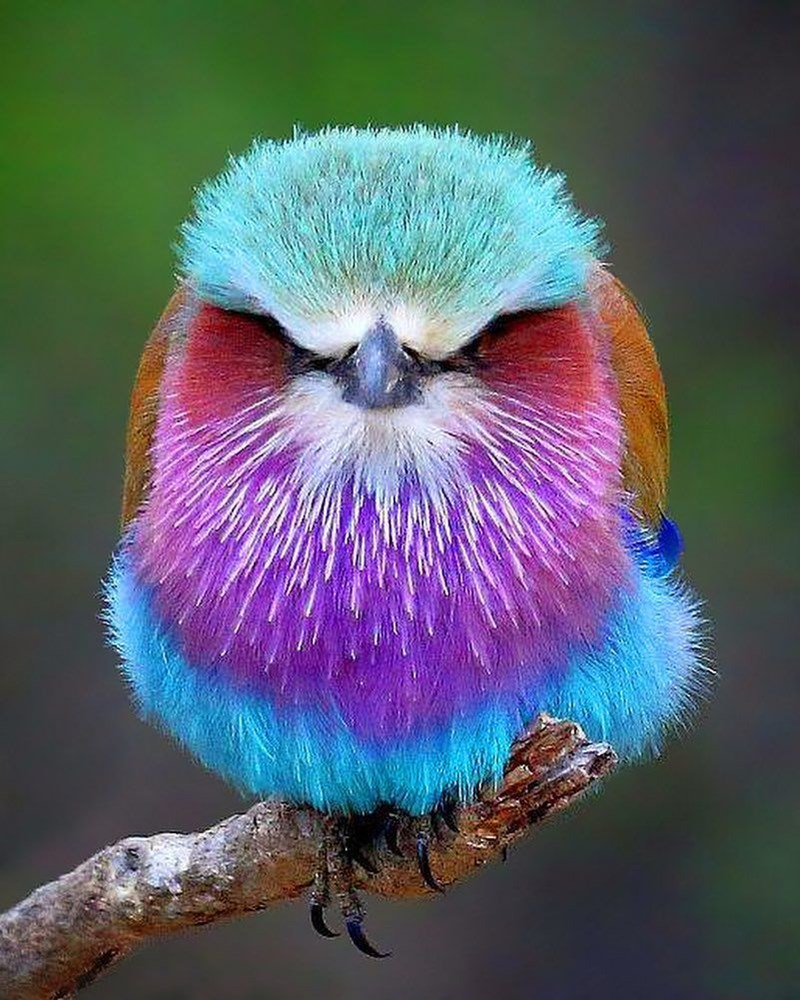
#> input picture python-goruntuisleme/resimilecalısma/abss.jpg, 800 x 1000 px
$ python main.py   (older library calls are emulated)
#> lines starting #> are read from the running program, lines starting #| are printed output that depends on the picture; after the words box and inside, x2 and y2 are one past the last pixel; in counts of white or black regions, pixels touching at a corner belong together
import cv2
import numpy as np

image = cv2.imread("abss.jpg",0)
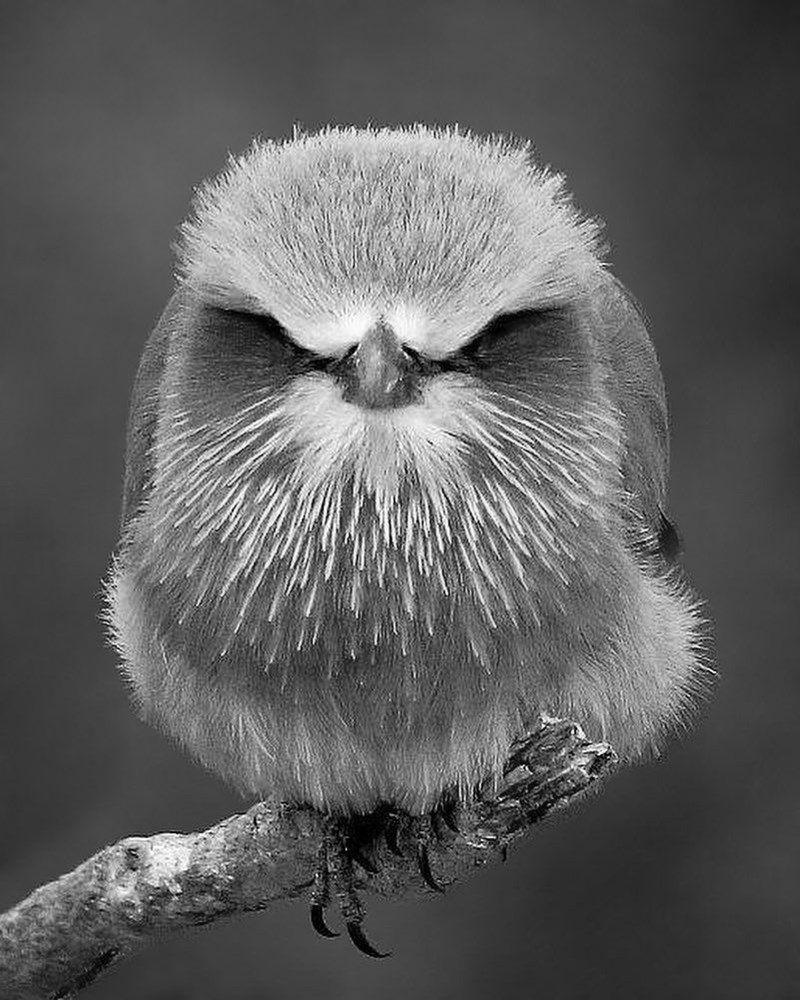
#> image: shape (1000, 800); min 0, max 255, mean 94.4

x_filtre = np.array([[-1, -1, -1,], [0, 0, 0], [1, 1, 1]])
y_filtre = np.array([[-1, 0, 1,], [-1, 0, 1], [-1, 0, 1]])

image_x = cv2.filter2D(image, -1, x_filtre)
image_y = cv2.filter2D(image, -1, y_filtre)
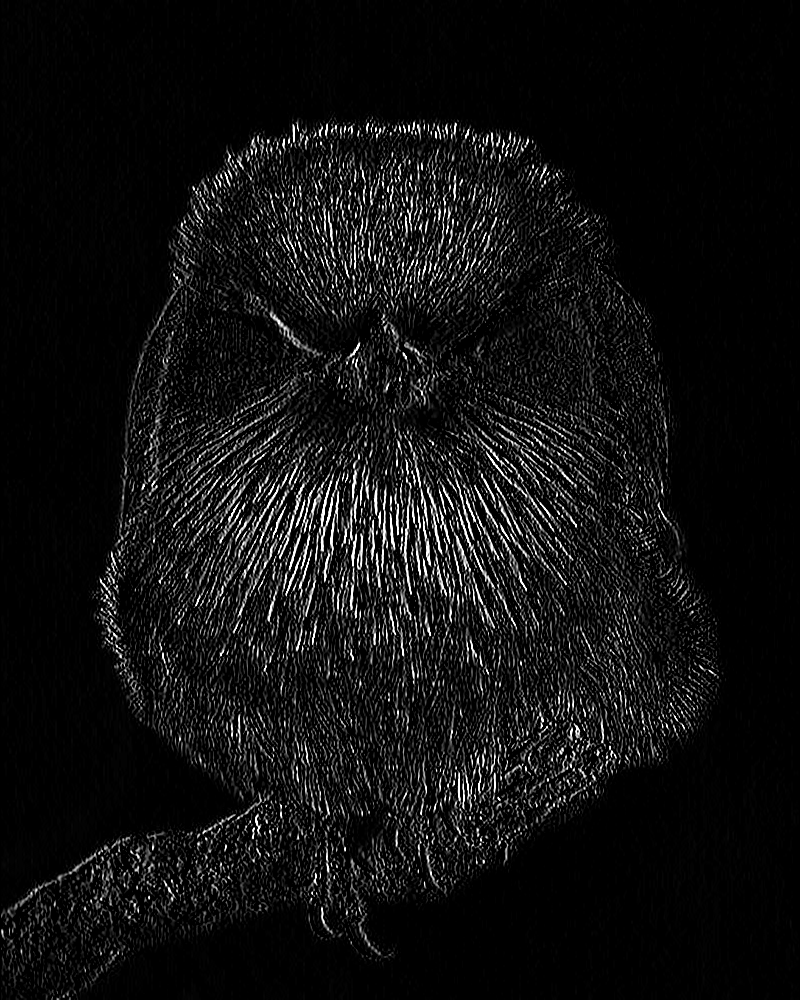
#> image_y: shape (1000, 800); min 0, max 255, mean 16.7


laplace = cv2.Laplacian(image, cv2.CV_16S, ksize=5)
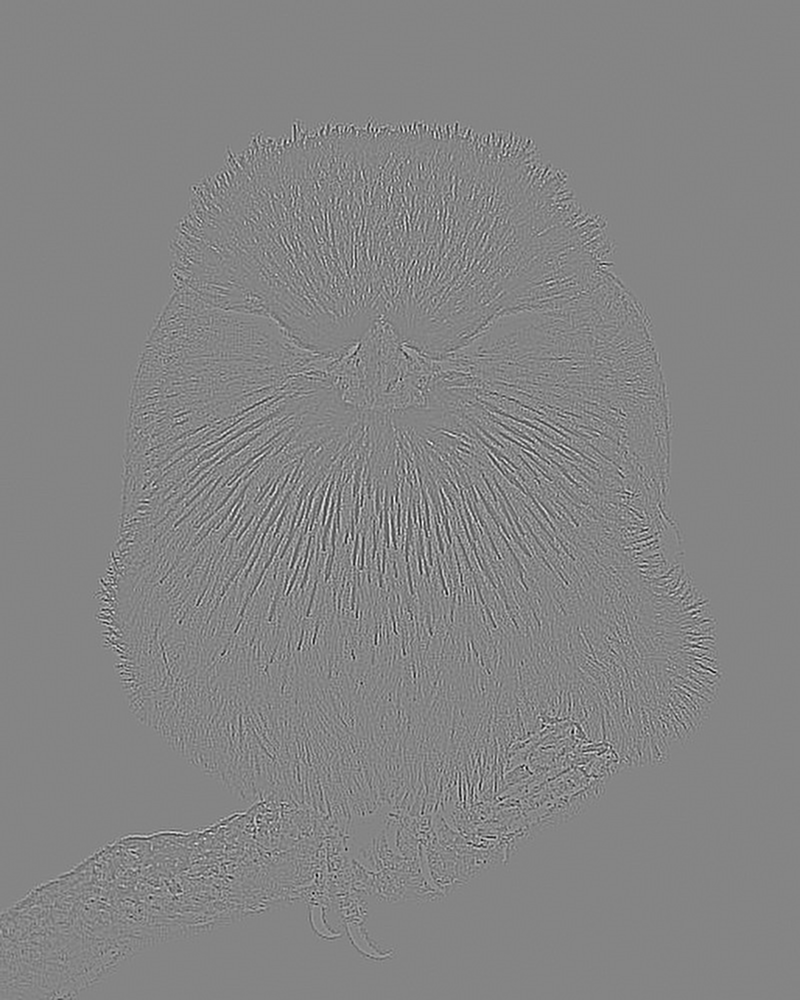
#> laplace: shape (1000, 800) int16; min -8452, max 7752, mean 0; drawn with min black and max white
laplace2 = cv2.Laplacian(image, cv2.CV_32F)

cv2.imshow('orijinal', image)
cv2.imshow('yatay yön', image_x)
cv2.imshow('dikey yön', image_y)

cv2.imshow('laplace ', laplace)
cv2.imshow('laplace2', laplace2)
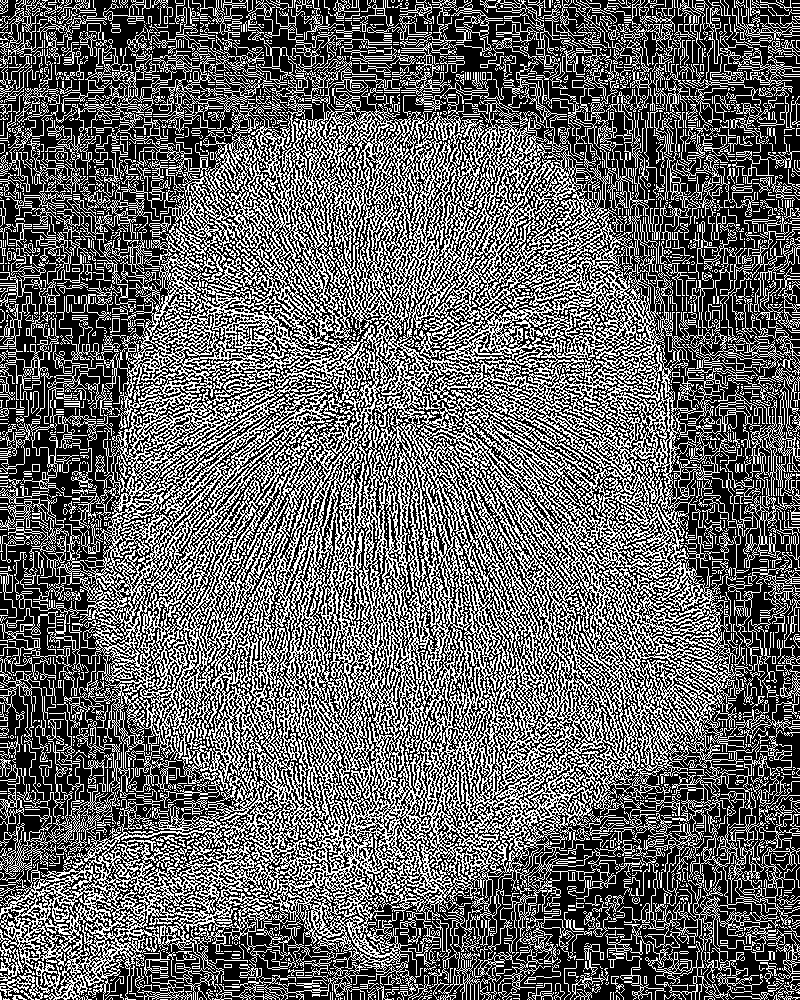
#> window 'laplace2': shape (1000, 800); 39.4% white in thin lines or dots
cv2.waitKey(0)

ret,esik_image= cv2.threshold(image, 50, 255, cv2.THRESH_BINARY)
#> esik_image: shape (1000, 800); 89.2% white; 2449 black regions (2370 under 20 px), largest, box (x1, y1, x2, y2) and area: (480, 785, 729, 1000) 33166, (680, 0, 800, 363) 22138, (310, 781, 460, 958) 7940

kernel = np.ones((2,2),dtype=np.uint8)

erode_result = cv2.erode(esik_image,kernel,iterations=1)
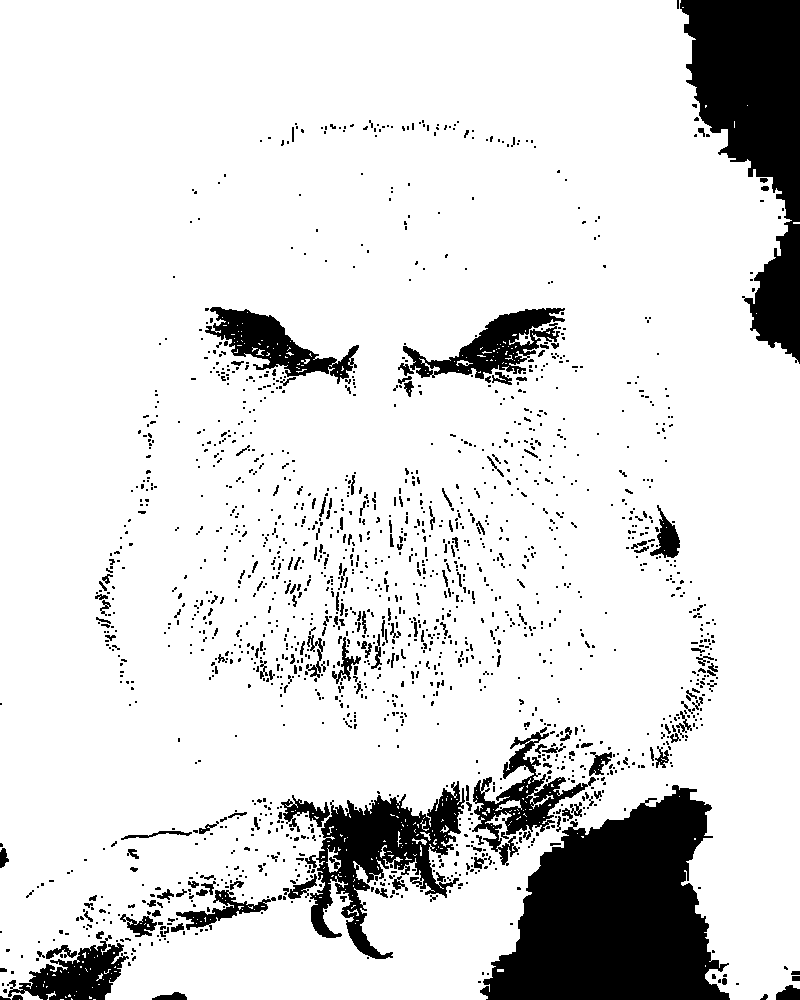
#> erode_result: shape (1000, 800); 86.6% white; 1742 black regions (1526 under 20 px), largest, box (x1, y1, x2, y2) and area: (480, 785, 730, 1000) 33770, (680, 0, 800, 364) 22555, (310, 781, 465, 959) 10636

cv2.imshow("eşikleme giriş görüntüsü",esik_image)
cv2.imshow("erozyon",erode_result)

cv2.waitKey()
